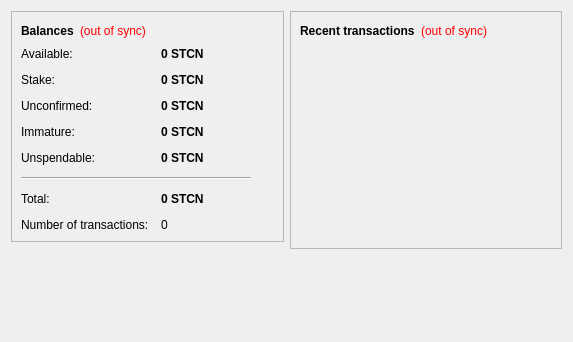
<?xml version="1.0" encoding="UTF-8"?>
<ui version="4.0">
 <class>OverviewPage</class>
 <widget class="QWidget" name="OverviewPage">
  <property name="geometry">
   <rect>
    <x>0</x>
    <y>0</y>
    <width>573</width>
    <height>342</height>
   </rect>
  </property>
  <property name="windowTitle">
   <string>Form</string>
  </property>
  <layout class="QHBoxLayout" name="horizontalLayout" stretch="1,1">
   <item>
    <layout class="QVBoxLayout" name="verticalLayout_2">
     <item>
      <widget class="QFrame" name="frame">
       <property name="frameShape">
        <enum>QFrame::StyledPanel</enum>
       </property>
       <property name="frameShadow">
        <enum>QFrame::Raised</enum>
       </property>
       <layout class="QVBoxLayout" name="verticalLayout_4">
        <item>
         <layout class="QHBoxLayout" name="horizontalLayout_4">
          <item>
           <widget class="QLabel" name="label_5">
            <property name="font">
             <font>
              <weight>75</weight>
              <bold>true</bold>
             </font>
            </property>
            <property name="text">
             <string>Balances</string>
            </property>
           </widget>
          </item>
          <item>
           <widget class="QLabel" name="labelWalletStatus">
            <property name="toolTip">
             <string>The displayed information may be out of date. Your wallet automatically synchronizes with the StakeCoin network after a connection is established, but this process has not completed yet.</string>
            </property>
            <property name="styleSheet">
             <string notr="true">QLabel { color: red; }</string>
            </property>
            <property name="text">
             <string notr="true">(out of sync)</string>
            </property>
            <property name="alignment">
             <set>Qt::AlignLeading|Qt::AlignLeft|Qt::AlignVCenter</set>
            </property>
           </widget>
          </item>
          <item>
           <spacer name="horizontalSpacer_2">
            <property name="orientation">
             <enum>Qt::Horizontal</enum>
            </property>
            <property name="sizeHint" stdset="0">
             <size>
              <width>40</width>
              <height>20</height>
             </size>
            </property>
           </spacer>
          </item>
         </layout>
        </item>
        <item>
         <layout class="QFormLayout" name="formLayout_2">
          <property name="fieldGrowthPolicy">
           <enum>QFormLayout::AllNonFixedFieldsGrow</enum>
          </property>
          <property name="horizontalSpacing">
           <number>12</number>
          </property>
          <property name="verticalSpacing">
           <number>12</number>
          </property>
          <item row="0" column="0">
           <widget class="QLabel" name="labelAvailableText">
            <property name="toolTip">
             <string>Your current available balance</string>
            </property>
            <property name="text">
             <string>Available:</string>
            </property>
           </widget>
          </item>
          <item row="0" column="1">
           <widget class="QLabel" name="labelAvailable">
            <property name="font">
             <font>
              <weight>75</weight>
              <bold>true</bold>
             </font>
            </property>
            <property name="cursor">
             <cursorShape>IBeamCursor</cursorShape>
            </property>
            <property name="toolTip">
             <string>Your current available balance</string>
            </property>
            <property name="text">
             <string notr="true">0 STCN</string>
            </property>
            <property name="alignment">
             <set>Qt::AlignLeading|Qt::AlignLeft|Qt::AlignVCenter</set>
            </property>
            <property name="textInteractionFlags">
             <set>Qt::LinksAccessibleByMouse|Qt::TextSelectableByKeyboard|Qt::TextSelectableByMouse</set>
            </property>
           </widget>
          </item>
          <item row="1" column="0">
           <widget class="QLabel" name="label_6">
            <property name="toolTip">
             <string>Total of coins that was staked, and do not yet count toward the current balance</string>
            </property>
            <property name="text">
             <string>Stake:</string>
            </property>
           </widget>
          </item>
          <item row="1" column="1">
           <widget class="QLabel" name="labelStake">
            <property name="font">
             <font>
              <weight>75</weight>
              <bold>true</bold>
             </font>
            </property>
            <property name="cursor">
             <cursorShape>IBeamCursor</cursorShape>
            </property>
            <property name="toolTip">
             <string>Total of coins that was staked, and do not yet count toward the current balance</string>
            </property>
            <property name="text">
             <string notr="true">0 STCN</string>
            </property>
            <property name="alignment">
             <set>Qt::AlignLeading|Qt::AlignLeft|Qt::AlignVCenter</set>
            </property>
            <property name="textInteractionFlags">
             <set>Qt::LinksAccessibleByMouse|Qt::TextSelectableByKeyboard|Qt::TextSelectableByMouse</set>
            </property>
           </widget>
          </item>
          <item row="2" column="0">
           <widget class="QLabel" name="label_3">
            <property name="toolTip">
             <string>Total of transactions that have yet to be confirmed, and do not yet count toward the current balance</string>
            </property>
            <property name="text">
             <string>Unconfirmed:</string>
            </property>
           </widget>
          </item>
          <item row="2" column="1">
           <widget class="QLabel" name="labelUnconfirmed">
            <property name="font">
             <font>
              <weight>75</weight>
              <bold>true</bold>
             </font>
            </property>
            <property name="cursor">
             <cursorShape>IBeamCursor</cursorShape>
            </property>
            <property name="toolTip">
             <string>Total of transactions that have yet to be confirmed, and do not yet count toward the current balance</string>
            </property>
            <property name="text">
             <string notr="true">0 STCN</string>
            </property>
            <property name="alignment">
             <set>Qt::AlignLeading|Qt::AlignLeft|Qt::AlignVCenter</set>
            </property>
            <property name="textInteractionFlags">
             <set>Qt::LinksAccessibleByMouse|Qt::TextSelectableByKeyboard|Qt::TextSelectableByMouse</set>
            </property>
           </widget>
          </item>
          <item row="3" column="0">
           <widget class="QLabel" name="labelImmatureText">
            <property name="toolTip">
             <string>Mined balance that has not yet matured</string>
            </property>
            <property name="text">
             <string>Immature:</string>
            </property>
           </widget>
          </item>
          <item row="3" column="1">
           <widget class="QLabel" name="labelImmature">
            <property name="font">
             <font>
              <weight>75</weight>
              <bold>true</bold>
             </font>
            </property>
            <property name="toolTip">
             <string>Mined balance that has not yet matured</string>
            </property>
            <property name="text">
             <string notr="true">0 STCN</string>
            </property>
            <property name="alignment">
             <set>Qt::AlignLeading|Qt::AlignLeft|Qt::AlignVCenter</set>
            </property>
            <property name="textInteractionFlags">
             <set>Qt::LinksAccessibleByMouse|Qt::TextSelectableByKeyboard|Qt::TextSelectableByMouse</set>
            </property>
           </widget>
          </item>
          <item row="4" column="0">
           <widget class="QLabel" name="labelBalanceWatchOnlyText">
            <property name="toolTip">
             <string>Your unspendable balance</string>
            </property>
            <property name="text">
             <string>Unspendable:</string>
            </property>
           </widget>
          </item>
          <item row="4" column="1">
           <widget class="QLabel" name="labelBalanceWatchOnly">
            <property name="font">
             <font>
              <weight>75</weight>
              <bold>true</bold>
             </font>
            </property>
            <property name="cursor">
             <cursorShape>IBeamCursor</cursorShape>
            </property>
            <property name="toolTip">
             <string>Your unspendable balance</string>
            </property>
            <property name="text">
             <string notr="true">0 STCN</string>
            </property>
            <property name="alignment">
             <set>Qt::AlignLeading|Qt::AlignLeft|Qt::AlignVCenter</set>
            </property>
            <property name="textInteractionFlags">
             <set>Qt::LinksAccessibleByMouse|Qt::TextSelectableByKeyboard|Qt::TextSelectableByMouse</set>
            </property>
           </widget>
          </item>
          <item row="5" column="0" colspan="2">
           <widget class="Line" name="line">
            <property name="maximumSize">
             <size>
              <width>230</width>
              <height>16777215</height>
             </size>
            </property>
            <property name="orientation">
             <enum>Qt::Horizontal</enum>
            </property>
           </widget>
          </item>
          <item row="6" column="0">
           <widget class="QLabel" name="labelTotalText">
            <property name="toolTip">
             <string>Your current total balance</string>
            </property>
            <property name="text">
             <string>Total:</string>
            </property>
           </widget>
          </item>
          <item row="6" column="1">
           <widget class="QLabel" name="labelTotal">
            <property name="font">
             <font>
              <weight>75</weight>
              <bold>true</bold>
             </font>
            </property>
            <property name="toolTip">
             <string>Your current total balance</string>
            </property>
            <property name="text">
             <string notr="true">0 STCN</string>
            </property>
            <property name="alignment">
             <set>Qt::AlignLeading|Qt::AlignLeft|Qt::AlignVCenter</set>
            </property>
            <property name="textInteractionFlags">
             <set>Qt::LinksAccessibleByMouse|Qt::TextSelectableByKeyboard|Qt::TextSelectableByMouse</set>
            </property>
           </widget>
          </item>
          <item row="7" column="0">
           <widget class="QLabel" name="label_2">
            <property name="toolTip">
             <string>Total number of transactions in wallet</string>
            </property>
            <property name="text">
             <string>Number of transactions:</string>
            </property>
           </widget>
          </item>
          <item row="7" column="1">
           <widget class="QLabel" name="labelNumTransactions">
            <property name="toolTip">
             <string>Total number of transactions in wallet</string>
            </property>
            <property name="text">
             <string notr="true">0</string>
            </property>
           </widget>
          </item>
         </layout>
        </item>
       </layout>
      </widget>
     </item>
     <item>
      <spacer name="verticalSpacer">
       <property name="orientation">
        <enum>Qt::Vertical</enum>
       </property>
       <property name="sizeHint" stdset="0">
        <size>
         <width>20</width>
         <height>40</height>
        </size>
       </property>
      </spacer>
     </item>
    </layout>
   </item>
   <item>
    <layout class="QVBoxLayout" name="verticalLayout_3">
     <item>
      <widget class="QFrame" name="frame_2">
       <property name="frameShape">
        <enum>QFrame::StyledPanel</enum>
       </property>
       <property name="frameShadow">
        <enum>QFrame::Raised</enum>
       </property>
       <layout class="QVBoxLayout" name="verticalLayout">
        <item>
         <layout class="QHBoxLayout" name="horizontalLayout_2">
          <item>
           <widget class="QLabel" name="label_4">
            <property name="text">
             <string>&lt;b&gt;Recent transactions&lt;/b&gt;</string>
            </property>
           </widget>
          </item>
          <item>
           <widget class="QLabel" name="labelTransactionsStatus">
            <property name="toolTip">
             <string>The displayed information may be out of date. Your wallet automatically synchronizes with the StakeCoin network after a connection is established, but this process has not completed yet.</string>
            </property>
            <property name="styleSheet">
             <string notr="true">QLabel { color: red; }</string>
            </property>
            <property name="text">
             <string notr="true">(out of sync)</string>
            </property>
            <property name="alignment">
             <set>Qt::AlignRight|Qt::AlignTrailing|Qt::AlignVCenter</set>
            </property>
           </widget>
          </item>
          <item>
           <spacer name="horizontalSpacer">
            <property name="orientation">
             <enum>Qt::Horizontal</enum>
            </property>
            <property name="sizeHint" stdset="0">
             <size>
              <width>40</width>
              <height>20</height>
             </size>
            </property>
           </spacer>
          </item>
         </layout>
        </item>
        <item>
         <widget class="QListView" name="listTransactions">
          <property name="styleSheet">
           <string notr="true">QListView { background: transparent; }</string>
          </property>
          <property name="frameShape">
           <enum>QFrame::NoFrame</enum>
          </property>
          <property name="verticalScrollBarPolicy">
           <enum>Qt::ScrollBarAlwaysOff</enum>
          </property>
          <property name="horizontalScrollBarPolicy">
           <enum>Qt::ScrollBarAlwaysOff</enum>
          </property>
          <property name="selectionMode">
           <enum>QAbstractItemView::NoSelection</enum>
          </property>
         </widget>
        </item>
       </layout>
      </widget>
     </item>
     <item>
      <spacer name="verticalSpacer_2">
       <property name="orientation">
        <enum>Qt::Vertical</enum>
       </property>
       <property name="sizeHint" stdset="0">
        <size>
         <width>20</width>
         <height>40</height>
        </size>
       </property>
      </spacer>
     </item>
    </layout>
   </item>
  </layout>
 </widget>
 <resources/>
 <connections/>
</ui>
